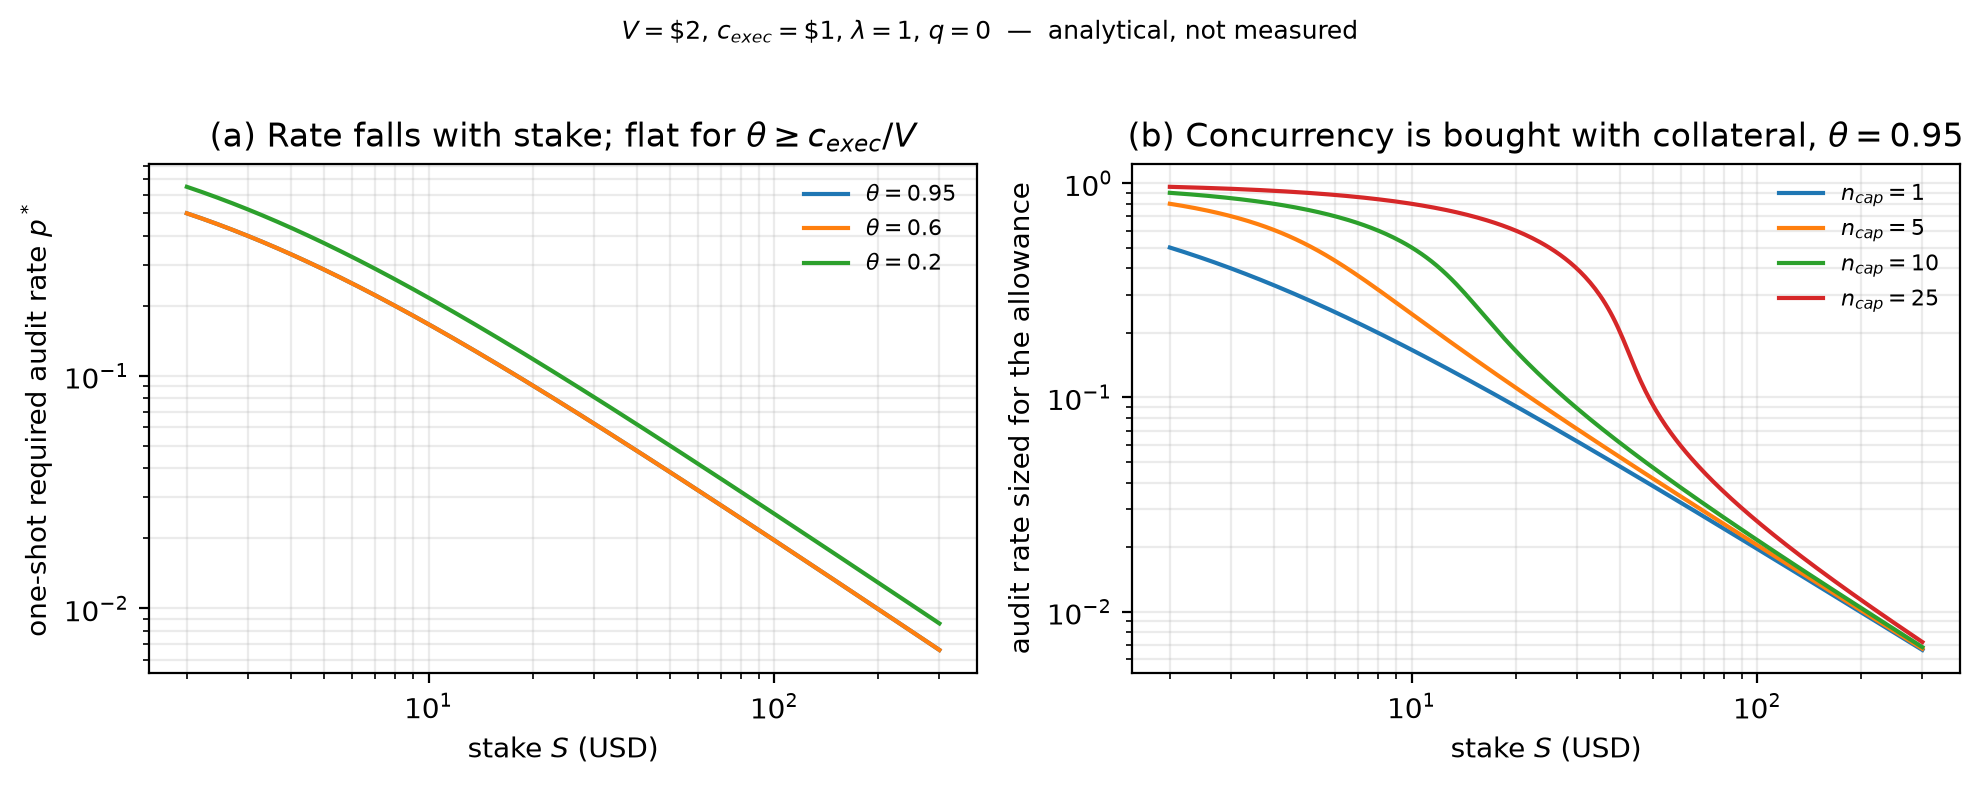

This figure's Python source:
"""Figure 3: required audit rate against stake, and the cost of concurrency.

Reproduces the arithmetic of draft-v1 sections 7.2, 7.4 and 7.5(ii) (corrected form).

    g(theta)       = max(c_exec + (1 - theta) V, V)        forgery gain at the binding moment
    p*(theta, S)   = g(theta) / (V + lambda S)             one-shot required detection rate
    n-allowance:   n (g - P_d V) <= lambda S [1 - (1 - P_d)^n]   for every n <= n_cap
    p_joint(S, n_cap) = smallest P_d satisfying the inequality at n_cap

Run:  python fig_audit_rate.py        -> writes fig_audit_rate.pdf and .png
"""
import numpy as np
import matplotlib

matplotlib.use("Agg")
import matplotlib.pyplot as plt

V, C_EXEC, LAM = 2.0, 1.0, 1.0
S = np.geomspace(2, 300, 300)


def g(theta):
    return np.maximum(C_EXEC + (1 - theta) * V, V)


def p_star(theta, s):
    return g(theta) / (V + LAM * s)


def p_joint(gain, s, n):
    """Smallest P_d with n(gain - P_d V) <= lam S (1 - (1-P_d)^n); clipped at 1."""
    lo, hi = 0.0, 1.0
    f = lambda P: n * (gain - P * V) - LAM * s * (1 - (1 - P) ** n)
    if f(0.0) <= 0:
        return 0.0
    if f(1.0) > 0:
        return 1.0
    for _ in range(60):
        mid = 0.5 * (lo + hi)
        lo, hi = (mid, hi) if f(mid) > 1e-12 else (lo, mid)
    return hi


fig, (ax1, ax2) = plt.subplots(1, 2, figsize=(10, 3.8))

for theta in (0.95, 0.6, 0.2):
    ax1.plot(S, p_star(theta, S), label=rf"$\theta={theta}$")
ax1.set_xscale("log")
ax1.set_yscale("log")
ax1.set_xlabel("stake $S$ (USD)")
ax1.set_ylabel("one-shot required audit rate $p^*$")
ax1.set_title(r"(a) Rate falls with stake; flat for $\theta\geq c_{exec}/V$")
ax1.legend(fontsize=8, frameon=False)
ax1.grid(alpha=0.25, which="both")

for n in (1, 5, 10, 25):
    ax2.plot(S, [p_joint(g(0.95), s, n) for s in S], label=rf"$n_{{cap}}={n}$")
ax2.set_xscale("log")
ax2.set_yscale("log")
ax2.set_xlabel("stake $S$ (USD)")
ax2.set_ylabel("audit rate sized for the allowance")
ax2.set_title(r"(b) Concurrency is bought with collateral, $\theta=0.95$")
ax2.legend(fontsize=8, frameon=False)
ax2.grid(alpha=0.25, which="both")

fig.suptitle(
    rf"$V=\${V:.0f}$, $c_{{exec}}=\${C_EXEC:.0f}$, $\lambda={LAM:.0f}$, $q=0$  —  analytical, not measured",
    fontsize=9,
    y=1.02,
)
fig.tight_layout()
for ext in ("pdf", "png"):
    fig.savefig(f"fig_audit_rate.{ext}", bbox_inches="tight", dpi=200)
print("wrote fig_audit_rate.pdf / .png")
